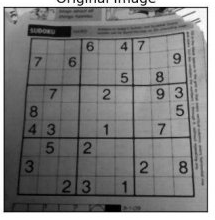
#> input picture data/text.jpg, 215 x 220 px, found by its file name
$ python '7- gradients and edge detection.py'
#> lines starting #> are read from the running program, lines starting #| are printed output that depends on the picture; after the words box and inside, x2 and y2 are one past the last pixel; in counts of white or black regions, pixels touching at a corner belong together


import cv2 as cv
ddepth = cv.CV_16S
kernel_size = 3
window_name = "Laplace Demo"
# [variables]
# [load]
imageName = 'data/text.jpg'
src = cv.imread(imageName, cv.IMREAD_COLOR) # Load an image
#> src is the input picture: shape (220, 215, 3); min 0, max 255, mean 125.8
# [reduce_noise]
# Remove noise by blurring with a Gaussian filter
src = cv.GaussianBlur(src, (3, 3), 0)
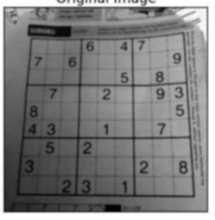
#> src: shape (220, 215, 3); min 1, max 255, mean 125.9

# [convert_to_gray]
# Convert the image to grayscale
src_gray = cv.cvtColor(src, cv.COLOR_BGR2GRAY)
dst = cv.Laplacian(src_gray, ddepth, ksize=kernel_size)
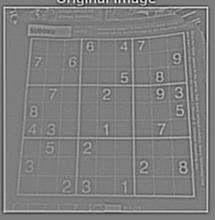
#> dst: shape (220, 215) int16; min -536, max 546, mean 0; drawn with min black and max white
# converting back to uint8
abs_dst = cv.convertScaleAbs(dst)
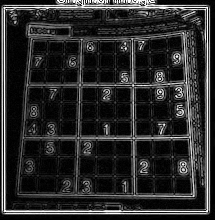
#> abs_dst: shape (220, 215); min 0, max 255, mean 42.3
#[display]
cv.imshow('Laplacian', abs_dst)

sobelx_dst=cv.Sobel(src_gray,cv.CV_64F,1,0)
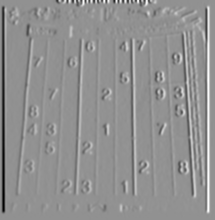
#> sobelx_dst: shape (220, 215) float64; min -686, max 518, mean 0.1; drawn with min black and max white
sobely_dst=cv.Sobel(src_gray,cv.CV_64F,1,0)
sobelxy_dst = cv.bitwise_or(sobelx_dst,sobely_dst)
cv.imshow('sobel', sobelxy_dst)
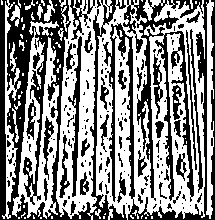
#> window 'sobel': shape (220, 215); 54.7% white; 187 black regions (140 under 20 px), largest, box (x1, y1, x2, y2) and area: (0, 0, 127, 220) 8583, (103, 0, 215, 220) 3612, (123, 0, 194, 202) 3422
cv.waitKey(0)
